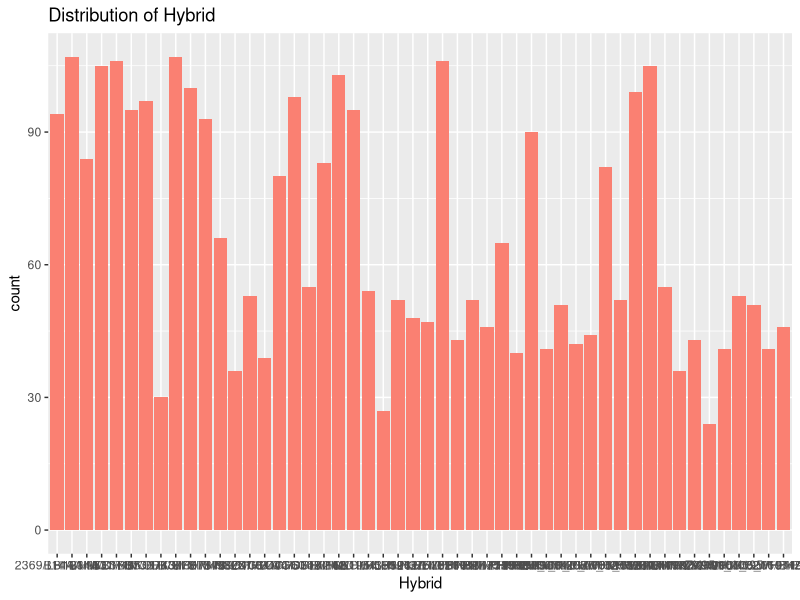
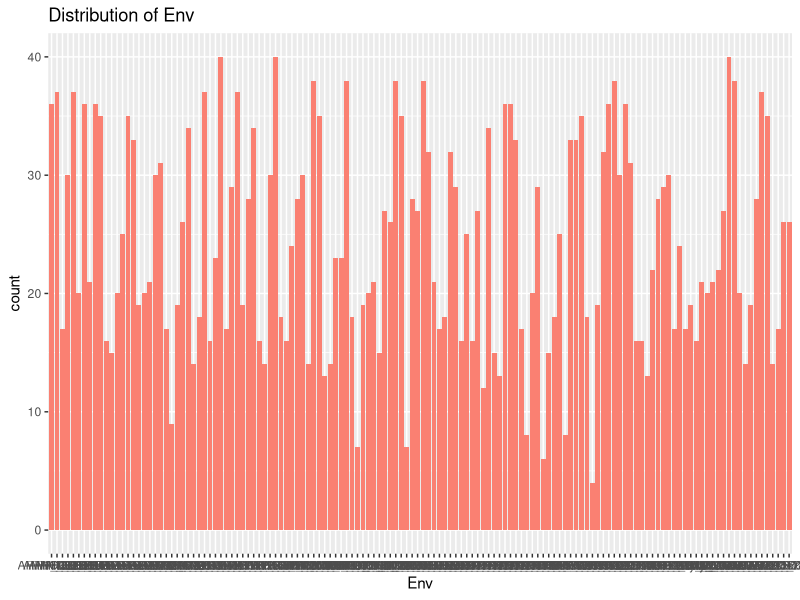
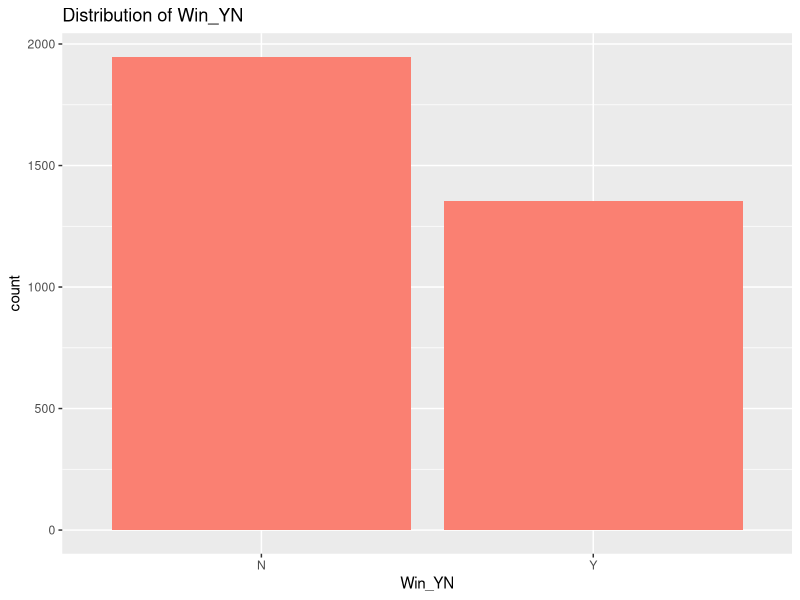
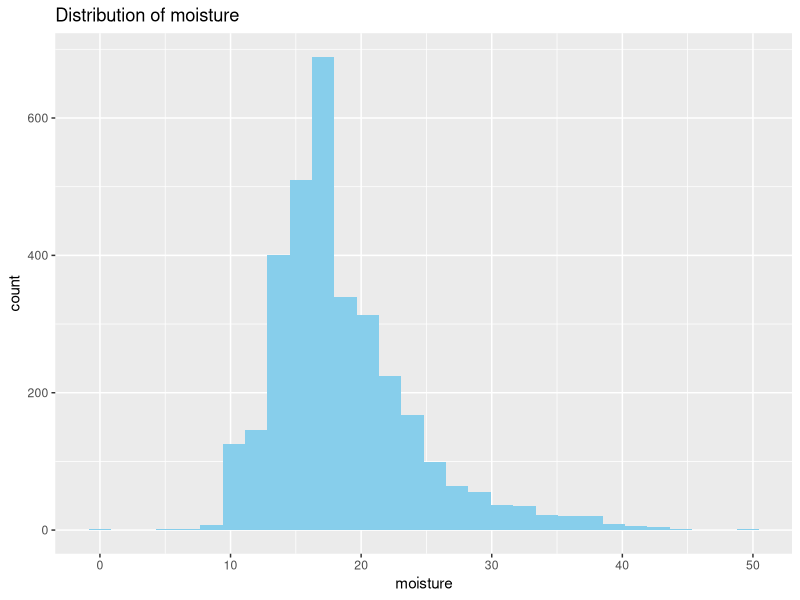
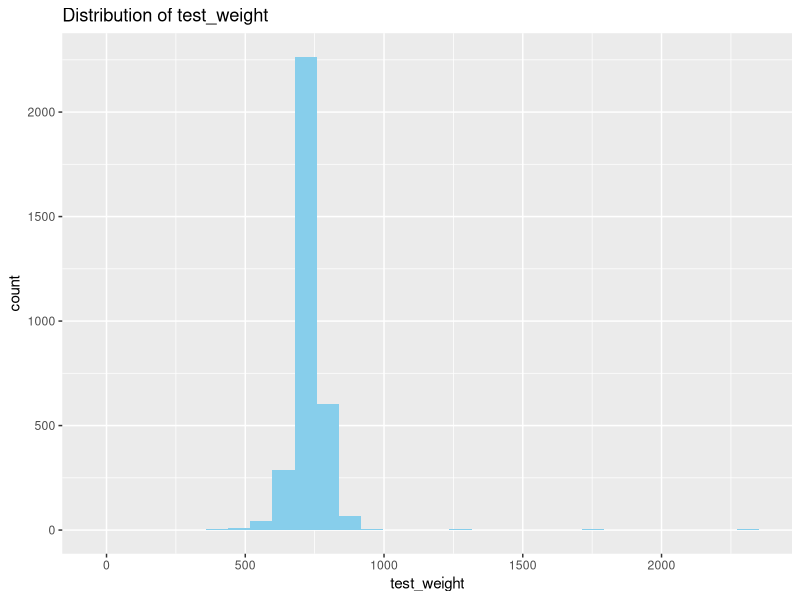
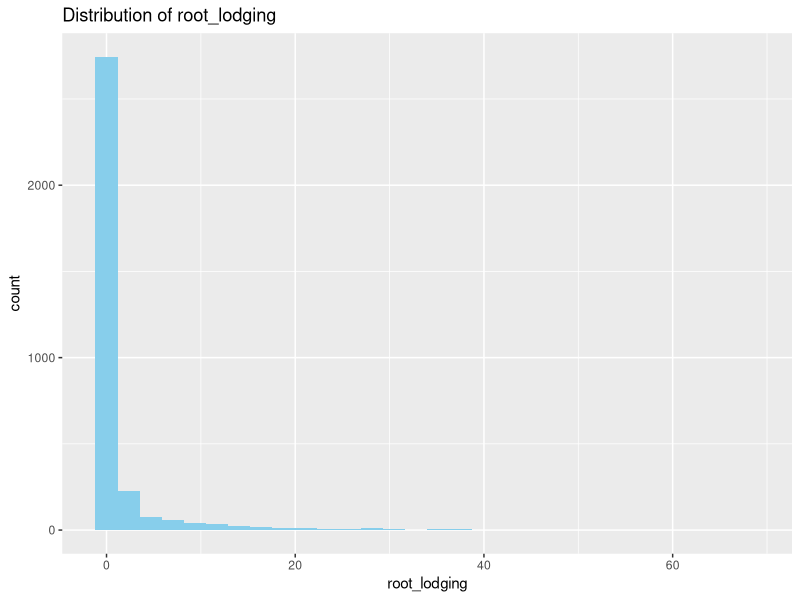
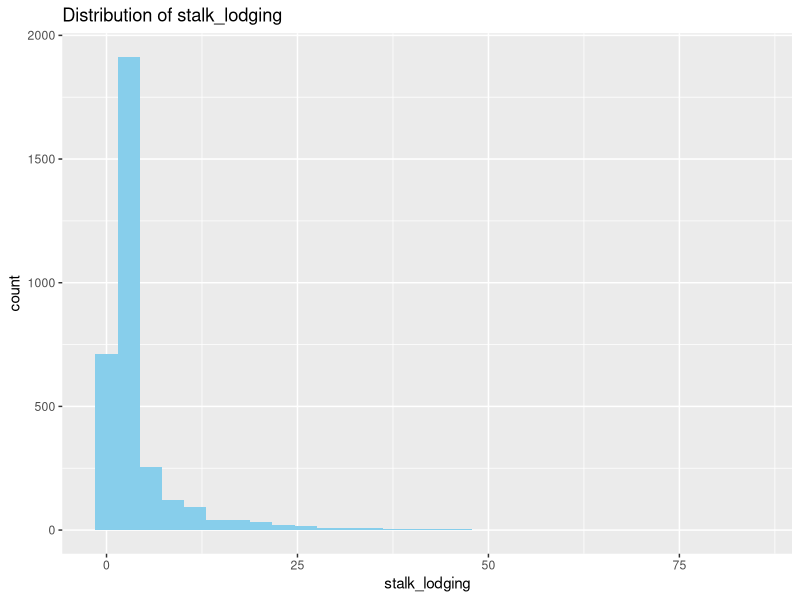
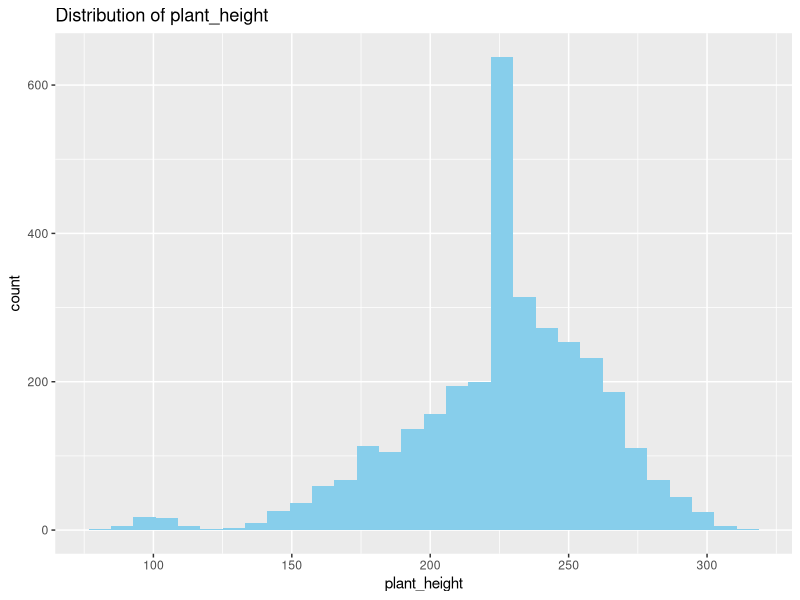

Here is the R script that generated these plots, in order:
## ---- chunk 1
knitr::opts_chunk$set(echo = TRUE)
## ---- chunk 2
setwd("C:/Users/botch/Downloads/genomes-to-field-corn-hybrid-prediction")
library(readr)
G2F_data <- read_csv("G2F_data.csv")
library(ggplot2)
## ---- chunk 3
str(G2F_data)
## ---- chunk 4
library(ggplot2)

# Subset the data to include columns 1-11 and 74-77
visualised_col_df <- G2F_data[, c(1:11, 74:77)]

# Loop through each column of the subset
for (i in 1:ncol(visualised_col_df)) {
  column_name <- colnames(visualised_col_df)[i]
  current_col <- visualised_col_df[[column_name]]
  num_missing <- sum(is.na(current_col))
  
  # Check if the column is numeric
  if (is.numeric(current_col)) {
    # Create histogram for numeric columns
    p <- ggplot(visualised_col_df, aes(x = .data[[column_name]])) +
      geom_histogram(fill = "skyblue", bins = 30, na.rm = TRUE) +
      labs(title = paste0("Distribution of ", column_name),
           x = column_name)
  } else {
    # Create bar plot for categorical columns
    p <- ggplot(visualised_col_df, aes(x = .data[[column_name]])) +
      geom_bar(fill = "salmon", na.rm = TRUE) +
      labs(title = paste0("Distribution of ", column_name),
           x = column_name)
  }
  
  print(p)
}
## ---- chunk 5
# Hybrid
# arrange in descending order by count
library(forcats)  # Load forcats for factor reordering

ggplot(G2F_data, aes(x = fct_infreq(Hybrid))) +
  geom_bar(fill = "salmon", na.rm = TRUE) +
  labs(title = "Distribution of Hybrid", x = "Hybrid") +
  theme(axis.text.x = element_text(angle = 90, vjust = 0.5, hjust = 1))

## ---- chunk 6
# Environment
ggplot(G2F_data, aes(x = fct_infreq(Env))) +
  geom_bar(fill = "salmon", na.rm = TRUE) +
  labs(title = "Distribution of Environment",
       x = "Environment")+ theme(axis.text.x = element_text(angle = 90, vjust = 0.5, hjust=1))
## ---- chunk 7

# add percentage of proportion in the piechart
ggplot(G2F_data, aes(x = "", fill = Win_YN)) +
  geom_bar(width = 1, na.rm = TRUE) +
  coord_polar("y") +
  labs(title = "Distribution of Win_YN", fill = "Win_YN") +
  scale_fill_manual(values = c("salmon", "skyblue")) +
  theme_void() +
  geom_text(aes(label = scales::percent(..count../sum(..count..))),
            stat = "count",
            position = position_stack(vjust = 0.5))

## ---- chunk 8
# moisture
ggplot(G2F_data, aes(x = moisture)) +
  geom_histogram(fill = "skyblue", bins = 30, na.rm = TRUE) +
  labs(title = "Distribution of Moisture",
       x = "Moisture") + xlim(5,45)
max(G2F_data$moisture, na.rm = TRUE)
## ---- chunk 9
# test weight
ggplot(G2F_data, aes(x = test_weight)) +
  geom_histogram(fill = "skyblue", bins = 30, na.rm = TRUE) +
  labs(title = "Distribution of Test Weight",
       x = "Test Weight")
# set x-axis from 400 to 1000
ggplot(G2F_data, aes(x = test_weight)) +
  geom_histogram(fill = "skyblue", bins = 30, na.rm = TRUE) +
  labs(title = "Distribution of Test Weight",
       x = "Test Weight") +
  xlim(450, 900)
## ---- chunk 10
#root_lodging
ggplot(G2F_data, aes(x = root_lodging)) +
  geom_histogram(fill = "skyblue", bins = 30, na.rm = TRUE) +
  labs(title = "Distribution of Root Lodging",
       x = "Root Lodging") + xlim(0,20) + ylim(0, 300)
## ---- chunk 11
#stalk_lodging
ggplot(G2F_data, aes(x = stalk_lodging)) +
  geom_histogram(fill = "skyblue", bins = 30, na.rm = TRUE) +
  labs(title = "Distribution of Stalk Lodging",
       x = "Stalk Lodging") + xlim(0,25) 
## ---- chunk 12
# convert year to a factor variable
G2F_data$year <- as.factor(G2F_data$year)
# Make histogram for year
ggplot(G2F_data, aes(x = year)) +
  geom_bar(fill = "salmon", na.rm = TRUE) +
  labs(title = "Distribution of Year",
       x = "Year")
## ---- chunk 13
# field_location
ggplot(G2F_data, aes(x = fct_infreq(field_location))) +
  geom_bar(fill = "salmon", na.rm = TRUE) +
  labs(title = "Distribution of Field Location",
       x = "Field Location") + theme(axis.text.x = element_text(angle = 90, vjust = 0.5, hjust=1))
## ---- chunk 14
summary(G2F_data)
